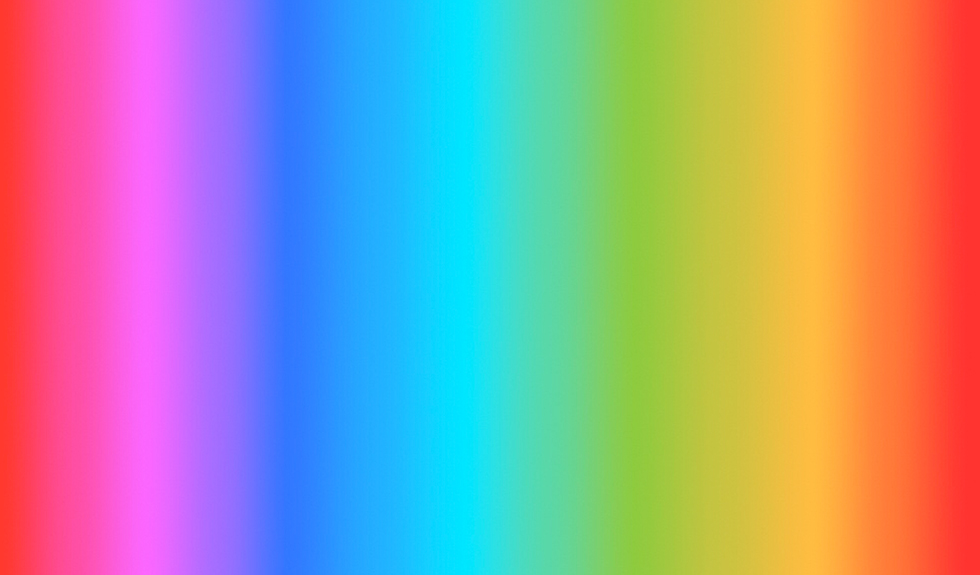
#> input picture top.jpg, 980 x 575 px
$ python colored_edge.py
#> lines starting #> are read from the running program, lines starting #| are printed output that depends on the picture
import cv2


cap = cv2.VideoCapture(0)


grad = cv2.imread("top.jpg")
#> grad is the input picture: shape (575, 980, 3); mean B, G, R 155.6, 151.7, 160.9
grad = cv2.resize(grad,(640,480))
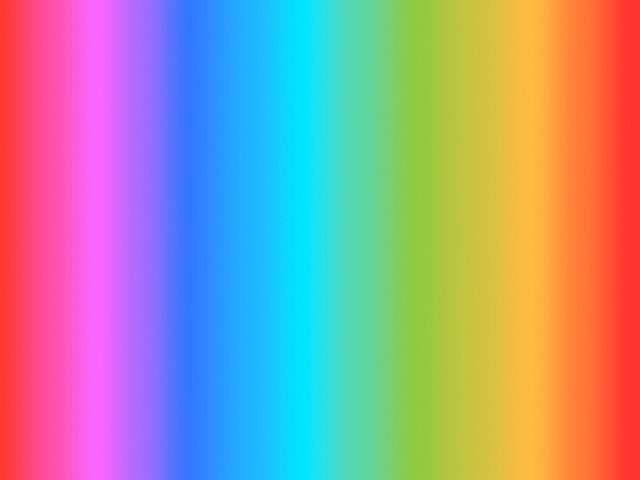
#> grad: shape (480, 640, 3); mean B, G, R 155.5, 151.6, 160.8

while True:
    _, frame = cap.read()
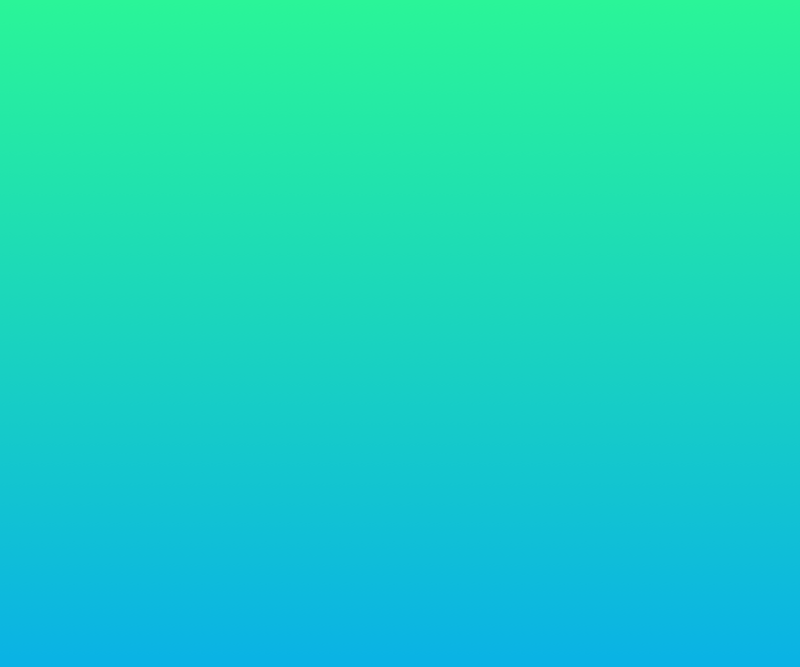
#> input picture gradient.png, 2400 x 2000 px, given in place of the camera (shown at 1/3 size)
#> frame is the input picture: shape (2000, 2400, 3); mean B, G, R 190.7, 211.7, 25.9
    img = cv2.flip(frame, 1)
    # Convert to graycsale
    img_gray = cv2.cvtColor(img, cv2.COLOR_BGR2GRAY)
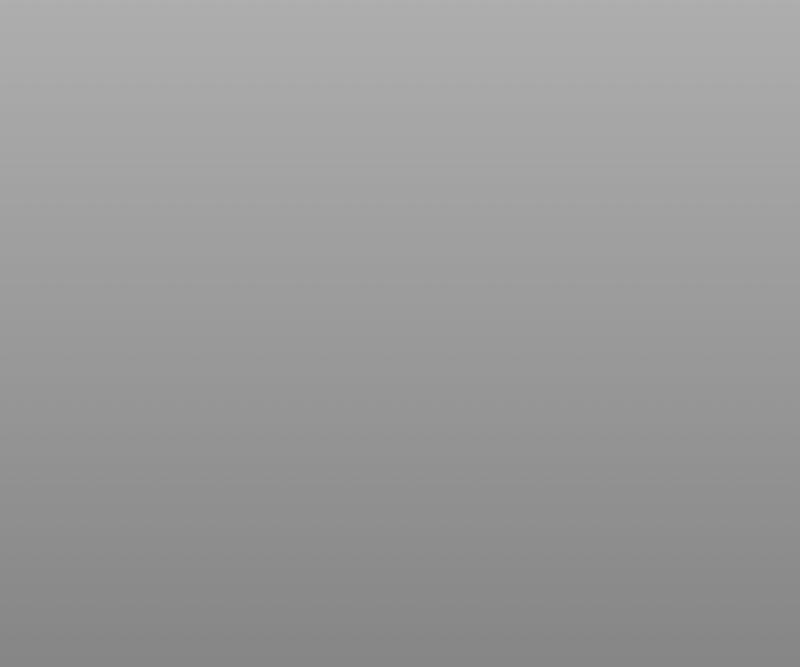
#> img_gray: shape (2000, 2400) (shown at 1/3 size); min 133, max 174, mean 153.8
    # Blur the image for better edge detection
    # a = cv2.getTrackbarPos('a', 'image')
    # b = cv2.getTrackbarPos('b', 'image')
    img_blur = cv2.GaussianBlur(img_gray, (3, 3), 0)

    # Canny Edge Detection
    edges = cv2.Canny(image=img_blur, threshold1=100, threshold2=200)  # Canny Edge Detection
#> edges: shape (2000, 2400); every value is 0
    kernel = cv2.getStructuringElement(cv2.MORPH_ELLIPSE, (5, 5))  # Kernel shape
    dilated_edges = cv2.dilate(edges, kernel)
#> (the run stopped early here; a loop or call above may not have finished)
